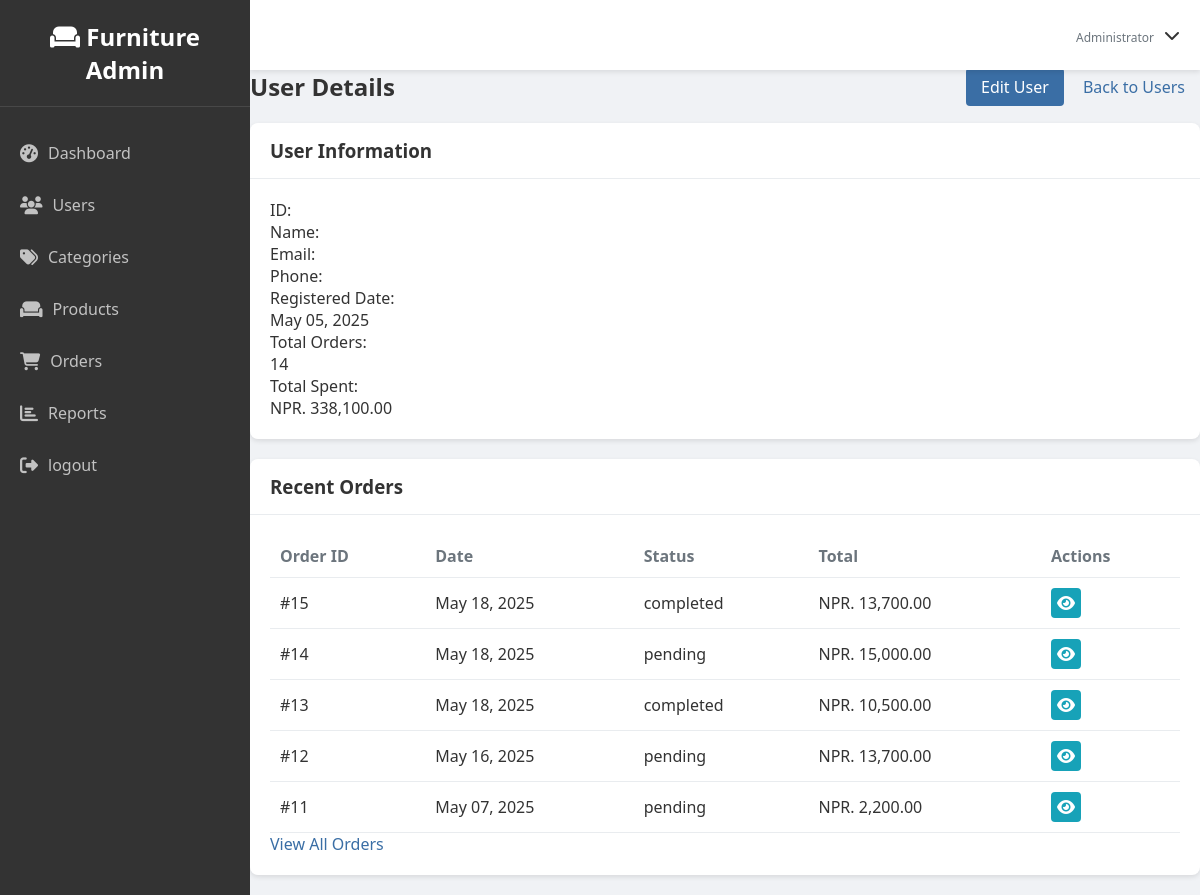
The app's page /furnitureadminpannel/view-user.php?id=3 (signed in) with its own data.
### tables this page shows
CREATE TABLE `users` (
  `id` int(11) NOT NULL,
  `Name` varchar(100) NOT NULL,
  `Email` varchar(100) NOT NULL,
  `Phone` varchar(200) NOT NULL,
  `password` varchar(255) NOT NULL,
  `created_at` timestamp NOT NULL DEFAULT current_timestamp(),
  `reset_token` varchar(255) DEFAULT NULL,
  `reset_token_expiry` datetime DEFAULT NULL
);

CREATE TABLE `orders` (
  `id` int(11) NOT NULL,
  `user_id` int(11) NOT NULL,
  `name` varchar(100) NOT NULL,
  `number` varchar(15) NOT NULL,
  `email` varchar(100) NOT NULL,
  `method` varchar(50) NOT NULL,
  `address` text NOT NULL,
  `total_products` text NOT NULL,
  `total_price` int(11) NOT NULL,
  `status` enum('pending','processing','completed','cancelled') DEFAULT 'pending',
  `created_at` timestamp NOT NULL DEFAULT current_timestamp()
);

### furnitureadminpannel/view-user.php (the view, shortened to what this page needs)
<?php
include 'includes/config.php';
$id = $_GET['id'];
$query = "SELECT * FROM users WHERE id = $id";
$result = mysqli_query($conn, $query);
$user = mysqli_fetch_assoc($result);
$orders_query = "SELECT * FROM orders WHERE user_id = $id ORDER BY created_at DESC LIMIT 5";
$orders_result = mysqli_query($conn, $orders_query);
$id = intval($_GET['id']);
$total_orders_query = "SELECT COUNT(*) as total, SUM(total_price) as total_spent FROM orders WHERE user_id = $id";
$total_orders_result = mysqli_query($conn, $total_orders_query);
$total_orders_data = mysqli_fetch_assoc($total_orders_result);
?>
<!DOCTYPE html>
<html lang="en">
<head>
    <link rel="stylesheet" href="css/style.css">
    <link rel="stylesheet" href="https://cdnjs.cloudflare.com/ajax/libs/font-awesome/6.4.0/css/all.min.css">
</head>
<body>
    <div class="container">
        <?php include 'includes/sidebar.php'; ?>
        <div class="main-content">
            <?php include 'includes/header.php'; ?>
            <div class="content">
                <div class="content-header">
                    <h2>User Details</h2>
                    <div class="action-buttons">
                        <a href="edit-user.php?id=<?php echo $user['id']; ?>" class="btn btn-primary">Edit User</a>
                        <a href="users.php" class="btn btn-secondary">Back to Users</a>
                    </div>
                </div>
                <div class="card">
                    <div class="card-header">
                        <h3>User Information</h3>
                    </div>
                    <div class="card-body">
                        <div class="user-details">
                            <div class="detail-row">
                                <div class="detail-label">ID:</div>
                            </div>
                            <div class="detail-row">
                                <div class="detail-label">Name:</div>
                            </div>
                            <div class="detail-row">
                                <div class="detail-label">Email:</div>
                            </div>
                            <div class="detail-row">
                                <div class="detail-label">Phone:</div>
                            </div>
                            <div class="detail-row">
                                <div class="detail-label">Registered Date:</div>
                                <div class="detail-value"><?php echo date('M d, Y', strtotime($user['created_at'])); ?></div>
                            </div>
                            <div class="detail-row">
                                <div class="detail-label">Total Orders:</div>
                                <div class="detail-value"><?php echo $total_orders_data['total']; ?></div>
                            </div>
                            <div class="detail-row">
                                <div class="detail-label">Total Spent:</div>
                                <div class="detail-value">NPR. <?php echo number_format($total_orders_data['total_spent'] ?? 0, 2); ?></div>
                            </div>
                        </div>
                    </div>
                </div>
                <div class="card mt-4">
                    <div class="card-header">
                        <h3>Recent Orders</h3>
                    </div>
                    <div class="card-body">
                        <?php if(mysqli_num_rows($orders_result) > 0): ?>
                            <table>
                                <thead>
                                    <tr>
                                        <th>Order ID</th>
                                        <th>Date</th>
                                        <th>Status</th>
                                        <th>Total</th>
                                        <th>Actions</th>
                                    </tr>
                                </thead>
                                <tbody>
                                    <?php while($order = mysqli_fetch_assoc($orders_result)): ?>
                                        <tr>
                                            <td>#<?php echo $order['id']; ?></td>
                                            <td><?php echo date('M d, Y', strtotime($order['created_at'])); ?></td>
                                            <td>
                                                <span class="status-badge status-<?php echo strtolower($order['status']); ?>">
                                                    <?php echo $order['status']; ?>
                                                </span>
                                            </td>
                                            <td>NPR. <?php echo number_format($order['total_price'], 2); ?></td>
                                            <td>
                                                <a href="view-order.php?id=<?php echo $order['id']; ?>" class="action-icon view">
                                                    <i class="fas fa-eye"></i>
                                                </a>
                                            </td>
                                        </tr>
                                    <?php endwhile; ?>
                                </tbody>
                            </table>
                            <div class="view-all-link">
                                <a href="orders.php?user_id=<?php echo $user['id']; ?>">View All Orders</a>
                            </div>
                        <?php else: ?>
                            <p class="no-data">No orders found for this user.</p>
                        <?php endif; ?>
                    </div>
                </div>
            </div>
        </div>
    </div>
</body>
</html>

### furnitureadminpannel/css/style.css (style rules this page uses)
* { margin: 0; padding: 0; box-sizing: border-box; font-family: 'Segoe UI', Tahoma, Geneva, Verdana, sans-serif; }
:root { --primary-color: #3a6ea5; --secondary-color: #004e98; --accent-color: #ff6b6b; --light-color: #f5f5f5; --dark-color: #333; --success-color: #28a745; --warning-color: #ffc107; --danger-color: #dc3545; --info-color: #17a2b8; --gray-color: #6c757d; --light-gray: #e9ecef; --sidebar-width: 250px; --header-height: 70px; --transition-speed: 0.3s; }
body { background-color: #f0f2f5; color: var(--dark-color); }
a { text-decoration: none; color: var(--primary-color); }
.container { display: flex; min-height: 100vh; }
.main-content { flex: 1; margin-left: var(--sidebar-width); transition: all var(--transition-speed) ease; }
table { width: 100%; border-collapse: collapse; }
table th, table td { padding: 10px; text-align: left; border-bottom: 1px solid var(--light-gray); }
table th { font-weight: 600; color: var(--gray-color); }
.content-header { display: flex; justify-content: space-between; align-items: center; margin-bottom: 20px; }
.content-header h2 { margin: 0; }
.btn { padding: 8px 15px; border-radius: 4px; border: none; cursor: pointer; font-weight: 500; transition: background-color var(--transition-speed) ease; }
.btn-primary { background-color: var(--primary-color); color: white; }
.card { background-color: white; border-radius: 8px; box-shadow: 0 2px 5px rgba(0, 0, 0, 0.1); margin-bottom: 20px; }
.card-header { padding: 15px 20px; border-bottom: 1px solid var(--light-gray); }
.card-body { padding: 20px; }
.action-icon { width: 30px; height: 30px; display: flex; align-items: center; justify-content: center; border-radius: 4px; color: white; cursor: pointer; }
.action-icon.view { background-color: var(--info-color); }

### records on screen
users: created_at "May 05, 2025"
orders: id "15", created_at "May 18, 2025", status "completed", total_price "13,700.00"
orders: id "14", created_at "May 18, 2025", status "pending", total_price "15,000.00"
orders: id "13", created_at "May 18, 2025", status "completed", total_price "10,500.00"
orders: id "12", created_at "May 16, 2025", status "pending", total_price "13,700.00"
orders: id "11", created_at "May 07, 2025", status "pending", total_price "2,200.00"

### other values on screen
$total_orders_data['total'] "14"
$total_orders_data['total_spent'] "338,100.00"
